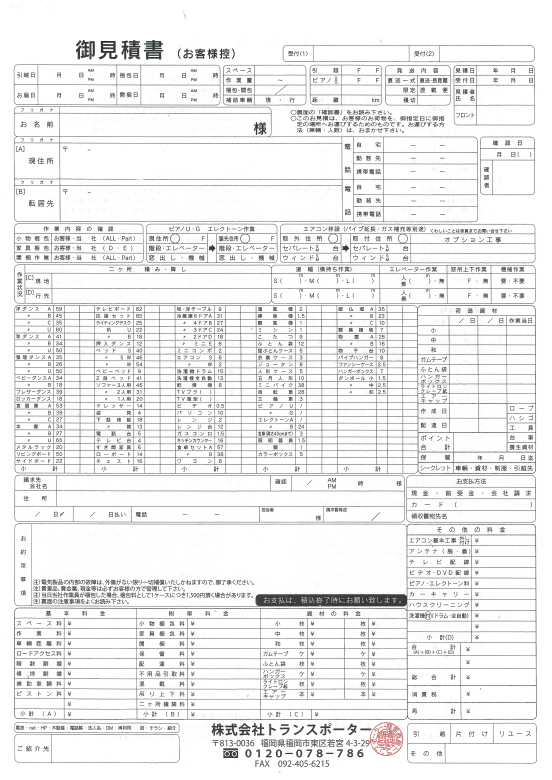
#> input picture formcheck/out/reference-normalized.png, 1654 x 2339 px (shown at 1/3 size)
$ python blocks.py
#> lines starting #> are read from the running program, lines starting #| are printed output that depends on the picture; after the words box and inside, x2 and y2 are one past the last pixel; in counts of white or black regions, pixels touching at a corner belong together
### formcheck/compare.py
#!/usr/bin/env python3
"""原本とHTMLレンダリングの実測比較。

寸法: 1654x2339（A4@200dpi）へ両者を正規化して比較する。条件は固定。
指標（重みも固定。途中変更禁止）:
  Geometry 35% / Edge 30% / SSIM 20% / Grayscale 10% / RawPixel 5%
出力: overlay-50.png, diff.png, diff-amplified.png, heatmap.png,
      history.jsonl 追記, best/ 更新（総合値がベストを上回った時のみ）
"""
import numpy as np, json, os, shutil, sys, datetime
from PIL import Image
from skimage.metrics import structural_similarity as ssim
from skimage.feature import canny
from scipy_free_dilate import binary_dilate  # 下で定義するローカルモジュール

D = os.path.join(os.path.dirname(__file__), 'out')
W, H = 1654, 2339

def load(p, size=(W, H)):
#> called with p = 'formcheck/out/reference-normalized.png', size = (1654, 2339)
    im = Image.open(p).convert('RGB')
#> im is the input picture: PIL image 1654x2339 RGB; mean R, G, B 237.9, 237.8, 237.7
    if im.size != size:
        im = im.resize(size, Image.LANCZOS)
    return np.asarray(im, np.float32)

def to_gray(a):
    return a @ np.array([0.299, 0.587, 0.114], np.float32)
#> returned value: shape (2339, 1654) float32

def erode1d(a, L, axis):
    cs = np.cumsum(a, axis=axis)
    if axis == 1:
        cs = np.concatenate([np.zeros((a.shape[0], 1), np.int64), cs.astype(np.int64)], axis=1)
        win = cs[:, L:] - cs[:, :-L]
    else:
        cs = np.concatenate([np.zeros((1, a.shape[1]), np.int64), cs.astype(np.int64)], axis=0)
        win = cs[L:, :] - cs[:-L, :]
    hit = (win == L)
    res = np.zeros_like(a)
    for off in range(L):
        if axis == 1: res[:, off:off + hit.shape[1]] |= hit.astype(np.uint8)
        else: res[off:off + hit.shape[0], :] |= hit.astype(np.uint8)
    return res

def line_positions(g, axis_len=40):
    """長い罫線の中心位置リスト（横線のy／縦線のx）を返す"""
    b = (g < 150).astype(np.uint8)
    hm = erode1d(b, 40, 1); vm = erode1d(b, 24, 0)
    def centers(mask, ax):
        prof = mask.sum(axis=1 - ax) if ax == 0 else mask.sum(axis=0)
        prof = mask.sum(axis=1) if ax == 0 else mask.sum(axis=0)
        idx = np.where(prof > (60 if ax == 0 else 40))[0]
        groups = []
        for i in idx:
            if groups and i - groups[-1][-1] <= 2: groups[-1].append(i)
            else: groups.append([i])
        out = []
        for gr in groups:
            wsum = sum(prof[i] * i for i in gr); tot = sum(prof[i] for i in gr)
            out.append((wsum / tot, tot))
        return out
    return centers(hm, 0), centers(vm, 1)

# [13 lines left out: function geometry_score, not called in this run]

def edge_score(gr, gc):
    e1 = canny(gr / 255.0, sigma=1.2); e2 = canny(gc / 255.0, sigma=1.2)
    d1 = binary_dilate(e1, 2); d2 = binary_dilate(e2, 2)
    p = (e2 & d1).sum() / max(e2.sum(), 1)   # precision: レンダの縁が原本近傍にあるか
    r = (e1 & d2).sum() / max(e1.sum(), 1)   # recall: 原本の縁が再現されているか
    return 2 * p * r / max(p + r, 1e-9), e1, e2

# [41 lines left out: function main, not called in this run]

# [2 lines that do not run on import are left out]

### formcheck/scipy_free_dilate.py
"""scipy無しの2値膨張（チェビシェフ距離r）"""
import numpy as np
def binary_dilate(a, r):
    out = a.copy()
    for dy in range(-r, r + 1):
        for dx in range(-r, r + 1):
            if dy == 0 and dx == 0: continue
            s = np.zeros_like(a)
            ys = slice(max(0, dy), a.shape[0] + min(0, dy))
            yd = slice(max(0, -dy), a.shape[0] + min(0, -dy))
            xs = slice(max(0, dx), a.shape[1] + min(0, dx))
            xd = slice(max(0, -dx), a.shape[1] + min(0, -dx))
            s[yd, xd] = a[ys, xs]
            out |= s
    return out

### formcheck/blocks.py
# ブロック別の一致率レポート。全体1つの数字では原因が分からないので、
# 帳票の各ブロック（mm矩形）ごとに raw / gray / ssim / edge / geometry を出す。
import os, sys, json
import numpy as np
from PIL import Image
sys.path.insert(0, os.path.dirname(__file__))
from compare import load, to_gray, line_positions, ssim, edge_score

D = os.path.join(os.path.dirname(__file__), 'out')
MM = 1654 / 210.0

# blocks.css の定義そのまま（left, top, width, height in mm）
BLOCKS = [
    ('受付(1)(2)',      107.8,  17.35,  96.1,   6.4),
    ('引越日ほか日程',      5.4,  24.7,  78.75,  15.45),
    ('スペース/作業量',     84.9,  24.7,   31.8,  15.45),
    ('引越階/ピアノ階',    118.1,  24.7,   27.4,  15.45),
    ('発送内容',          146.8,  24.7,   24.9,  15.45),
    ('見積日/受付日',      172.8,  24.7,   30.9,  15.45),
    ('フロント',         173.09,  39.9,  30.67,   7.84),
    ('お名前',            5.18,  40.7,  98.39,  11.3),
    ('現住所/転居先',       5.5,  52.0,  176.3,  22.2),
    ('確認日',           182.9,  52.0,  20.89,  22.31),
    ('作業内容の確認',      5.5,  85.3,   49.1,  15.70),
    ('ピアノU・G',       55.51,  85.3,  50.33, 15.70),
    ('エアコン移設',      106.8,  85.3,   97.1,  15.70),
    ('作業状況',           5.5, 104.1,  198.4,  11.4),
    ('家財表',            5.51, 116.33, 198.43, 64.10),
    ('請求先',             5.6, 181.0,  148.7,  18.05),
    ('お支払方法',        154.9, 180.2,   49.3,  18.67),
    ('その他の料金',      154.9, 199.59,  49.3,  74.31),
    ('お約束事項',         5.6, 199.6,  148.7,  31.27),
    ('料金A',             5.46, 231.64,  46.85, 42.68),
    ('料金B',            52.31, 231.64,  47.10, 42.68),
    ('料金C',            99.41, 231.64,  55.87, 42.68),
    ('媒体',               5.5, 275.4,   62.7,   4.05),
    ('ご紹介先',           5.5, 279.62,  62.7,  10.88),
    ('事業内容',        155.17, 275.4,  49.58,  15.59),
]

def crop(a, x, y, w, h, pad=1.5):
    x0, y0 = int(max(0, (x - pad) * MM)), int(max(0, (y - pad) * MM))
    x1, y1 = int(min(a.shape[1], (x + w + pad) * MM)), int(min(a.shape[0], (y + h + pad) * MM))
    return a[y0:y1, x0:x1]

def geo(gr, gc):
    (h1, v1), (h2, v2) = line_positions(gr), line_positions(gc)
    def m(a, b):
        if not a: return 1.0
        return float(np.mean([max(0.0, 1 - min(min((abs(p - q) for (q, _) in b), default=5.0), 5.0) / 5.0) for (p, _) in a]))
    return (m(h1, h2) + m(v1, v2)) / 2

def main():
    gr = to_gray(load(os.path.join(D, 'reference-normalized.png')))
    # compare.py を通さずに済むよう、生レンダを原本サイズへ正規化して使う
    raw = Image.open(os.path.join(D, 'render-raw.png')).convert('RGB').resize((1654, 2339), Image.LANCZOS)
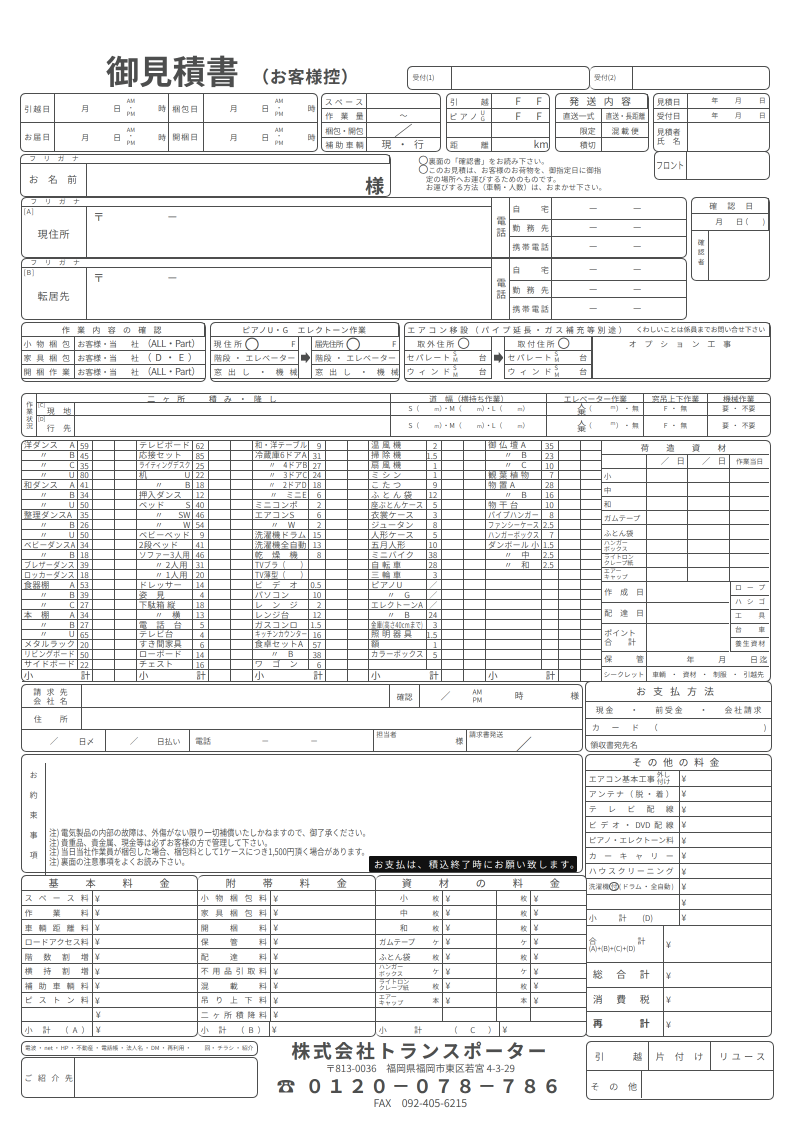
#> input picture formcheck/out/render-raw.png, 1588 x 2246 px (shown at 1/2 size)
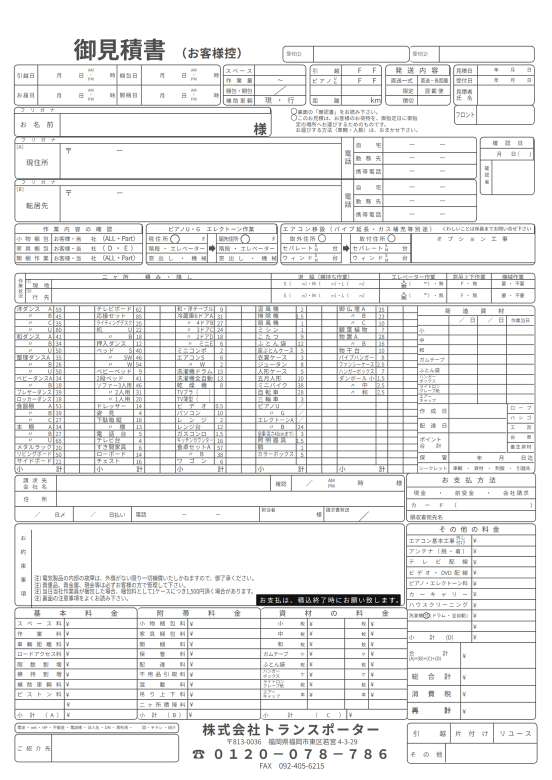
#> raw: PIL image 1654x2339 RGB (shown at 1/3 size); mean R, G, B 235.5, 235.6, 235.6
    gc = to_gray(np.asarray(raw).astype(np.float64))
    rows = []
    for name, x, y, w, h in BLOCKS:
        a, b = crop(gr, x, y, w, h), crop(gc, x, y, w, h)
        n = min(a.shape[0], b.shape[0]); m_ = min(a.shape[1], b.shape[1])
        a, b = a[:n, :m_], b[:n, :m_]
        raw = 1 - np.abs(a.astype(float) - b.astype(float)).mean() / 255
        sm = float(ssim(a.astype(np.float64), b.astype(np.float64), data_range=255))
        ed = edge_score(a, b)[0]
        g = geo(a, b)
        total = 0.35 * g + 0.30 * ed + 0.20 * sm + 0.10 * raw + 0.05 * raw
        rows.append((total * 100, name, g * 100, ed * 100, sm * 100, raw * 100))
#> this loop made 25 passes
#> (raw, sm, p in edge_score, r in edge_score, ed) on passes 1, 7, 8, 10, 24: (0.92, 0.627, 0.939, 0.964, 0.951), (0.958, 0.797, 0.99, 0.986, 0.988), (0.935, 0.753, 0.988, 0.99, 0.989), (0.938, 0.759, 0.971, 0.967, 0.969), (0.957, 0.812, 0.989, 0.979, 0.984)
#> (raw, sm, p in edge_score, r in edge_score, ed) on passes 9, 12, 13, 16, 22: (0.951, 0.796, 0.942, 0.937, 0.94), (0.89, 0.557, 0.964, 0.929, 0.946), (0.895, 0.521, 0.881, 0.777, 0.826), (0.944, 0.803, 0.968, 0.971, 0.97), (0.923, 0.662, 0.935, 0.917, 0.926)
#> pass 1, in main, `a, b = crop(gr, x, y, w, h), crop(gc, x, y, w, h)`:
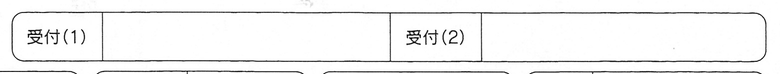
#> a: shape (74, 780) float32; min 0, max 255, mean 241.7
#> pass 1, in main, `a, b = crop(gr, x, y, w, h), crop(gc, x, y, w, h)`:
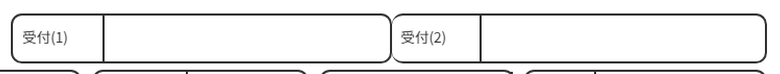
#> b: shape (74, 780) float64; min 33.4, max 255, mean 236.9; drawn with min black and max white
#> pass 1, in edge_score, `e1 = canny(gr / 255.0, sigma=1.2)`:
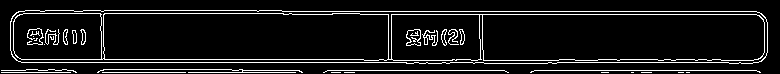
#> e1: shape (74, 780) bool; 8.9% white in thin lines or dots, all inside (x1, y1, x2, y2) = (1, 10, 768, 73)
#> pass 1, in edge_score, `e2 = canny(gc / 255.0, sigma=1.2)`:
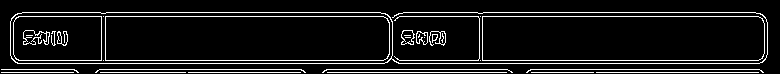
#> e2: shape (74, 780) bool; 9.3% white in thin lines or dots, all inside (x1, y1, x2, y2) = (1, 12, 768, 73)
#> after the loop:
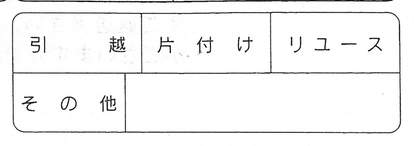
#> a: shape (146, 414) float32; min 0, max 255, mean 243.4
#> after the loop, rows = 25 items
    rows.sort()
    print(f'{"ブロック":<18}{"総合":>7}{"geometry":>10}{"edge":>8}{"ssim":>8}{"raw":>8}')
    for t, name, g, e, s, r in rows:
        print(f'{name:<18}{t:7.2f}{g:10.2f}{e:8.2f}{s:8.2f}{r:8.2f}')
#> this loop made 25 passes
#> (t, name, g, e, s, r) on passes 1 to 12: (78.53, '受付(1)(2)', 67.61, 95.1, 62.67, 91.98), (79.11, '作業状況', 84.42, 80.6, 59.04, 90.55), (79.84, 'エアコン移設', 89.19, 82.59, 52.12, 89.48), (80.3, 'お支払方法', 82.91, 85.8, 59.81, 90.54), (82.38, '家財表', 84.72, 93.71, 56.24, 89.12), (82.62, 'その他の料金', 84.57, 87.74, 64.25, 92.31), (82.93, 'お約束事項', 85.18, 83.85, 70.46, 92.46), (83, '発送内容', 89.98, 92.97, 51.85, 88.31), (83.55, '料金A', 84.15, 94.6, 60.3, 91.02), (83.57, 'ピアノU・G', 87.68, 94.61, 55.68, 89.04), (83.77, '作業内容の確認', 85.07, 98.38, 55.7, 88.97), (84.46, '料金B', 84.26, 95.75, 62.61, 91.48)
#| 受付(1)(2)            78.53     67.61   95.10   62.67   91.98
#| 作業状況                79.11     84.42   80.60   59.04   90.55
#| エアコン移設              79.84     89.19   82.59   52.12   89.48
#| お支払方法               80.30     82.91   85.80   59.81   90.54
#| 家財表                 82.38     84.72   93.71   56.24   89.12
#| その他の料金              82.62     84.57   87.74   64.25   92.31
#| お約束事項               82.93     85.18   83.85   70.46   92.46
#| 発送内容                83.00     89.98   92.97   51.85   88.31
#> (further printed lines are left out)

if __name__ == '__main__':
    main()
